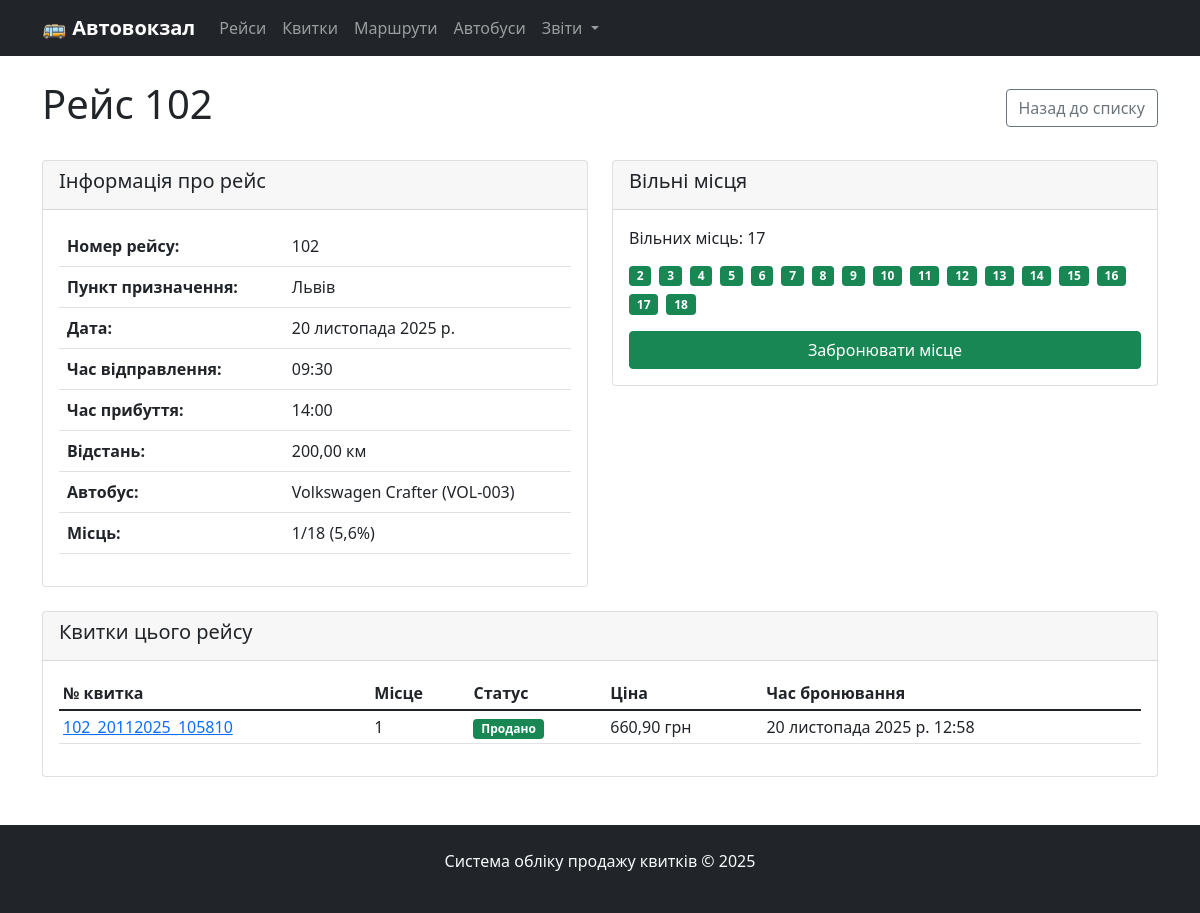
The app's page /trips/1/ with its own data.
### bus_station/models.py (models this page shows, shortened)
class Trip(models.Model):
    route = models.ForeignKey(Route, on_delete=models.CASCADE, verbose_name="Маршрут")
    bus = models.ForeignKey(Bus, on_delete=models.CASCADE, verbose_name="Автобус")
    date = models.DateField(verbose_name="Дата виїзду")
    def get_sold_tickets_count(self):
        return self.ticket_set.filter(status='sold').count()
    class Meta:
        verbose_name = "Рейс"
        verbose_name_plural = "Рейси"
        unique_together = ['route', 'date']

class Route(models.Model):
    DAYS_OF_WEEK = [
        (1, 'Понеділок'),
        (2, 'Вівторок'),
        (3, 'Середа'),
        (4, 'Четвер'),
        (5, 'П\'ятниця'),
        (6, 'Субота'),
        (7, 'Неділя'),
    ]
    number = models.CharField(max_length=20, verbose_name="Номер рейсу")
    tariff = models.DecimalField(max_digits=10, decimal_places=2, verbose_name="Тариф рейсу")
    days_of_week = models.CharField(max_length=50, verbose_name="Дні тижня виїзду")
    destination = models.ForeignKey(
        Destination,
        on_delete=models.CASCADE,
        verbose_name="Пункт прибуття"
    )
    distance = models.DecimalField(max_digits=8, decimal_places=2, verbose_name="Відстань (км)")
    departure_time = models.TimeField(verbose_name="Час відправлення")
    arrival_time = models.TimeField(verbose_name="Час прибуття")
    bus_model = models.ForeignKey(
        BusModel,
        on_delete=models.CASCADE,
        verbose_name="Марка автобуса"
    )
    class Meta:
        verbose_name = "Маршрут"
        verbose_name_plural = "Маршрути"

class Destination(models.Model):
    name = models.CharField(max_length=100, verbose_name="Назва пункту прибуття")
    class Meta:
        verbose_name = "Пункт прибуття"
        verbose_name_plural = "Пункти прибуття"

class Bus(models.Model):
    bus_model = models.ForeignKey(
        BusModel,
        on_delete=models.CASCADE,
        verbose_name="Марка автобуса"
    )
    number = models.CharField(max_length=20, verbose_name="Номер автобуса")
    class Meta:
        verbose_name = "Автобус"
        verbose_name_plural = "Автобуси"

class BusModel(models.Model):
    name = models.CharField(max_length=50, verbose_name="Марка автобуса")
    fuel_consumption = models.DecimalField(
        max_digits=5,
        decimal_places=2,
        verbose_name="Витрати пального на 100 км"
    )
    seats_count = models.PositiveIntegerField(verbose_name="Кількість місць")
    class Meta:
        verbose_name = "Марка автобуса"
        verbose_name_plural = "Марки автобусів"

class Ticket(models.Model):
    STATUS_CHOICES = [
        ('booked', 'Заброньовано'),
        ('sold', 'Продано'),
        ('cancelled', 'Скасовано'),
    ]
    trip = models.ForeignKey(Trip, on_delete=models.CASCADE, verbose_name="Рейс")
    ticket_number = models.CharField(max_length=20, unique=True, verbose_name="№ квитка")
    seat_number = models.PositiveIntegerField(verbose_name="№ місця")
    status = models.CharField(
        max_length=10,
        choices=STATUS_CHOICES,
        default='booked',
        verbose_name="Статус"
    )
    booking_time = models.DateTimeField(auto_now_add=True, verbose_name="Дата та час бронювання")
    sold_time = models.DateTimeField(null=True, blank=True, verbose_name="Дата та час продажу")
    price = models.DecimalField(
        max_digits=10,
        decimal_places=2,
        verbose_name="Сума, сплачена за квиток"
    )
    class Meta:
        verbose_name = "Квиток"
        verbose_name_plural = "Квитки"

### bus_station/views.py (the view)
# urls.py: path('trips/<int:pk>/', views.TripDetailView.as_view(), name='trip_detail'),
class TripDetailView(DetailView):
    model = Trip
    template_name = 'bus_station/trips/trip_detail.html'
    context_object_name = 'trip'
    def get_queryset(self):
        return Trip.objects.select_related(
            'route__destination',
            'bus__bus_model'
        )
    def get_context_data(self, **kwargs):
        context = super().get_context_data(**kwargs)
        trip = self.object
        context['available_seats'] = get_available_seats(trip)
        context['occupancy_percentage'] = get_trip_occupancy_percentage(trip)
        context['sold_tickets_count'] = trip.get_sold_tickets_count()
        context['total_seats'] = trip.bus.bus_model.seats_count
        context['tickets'] = trip.ticket_set.select_related().all()
        return context

### bus_station/context_processors.py (called while the page is built)
def station_stats(request):
    today = timezone.now().date()
    return {
        'today_trips_count': Trip.objects.filter(date=today).count(),
        'today_tickets_count': Ticket.objects.filter(trip__date=today, status='sold').count(),
    }

### bus_station/utils.py (called while the page is built)
def get_available_seats(trip):
    total_seats = trip.bus.bus_model.seats_count
    occupied_seats = Ticket.objects.filter(
        trip=trip
    ).exclude(
        status='cancelled'
    ).values_list('seat_number', flat=True)
    all_seats = list(range(1, total_seats + 1))
    available_seats = [seat for seat in all_seats if seat not in occupied_seats]
    return available_seats

def get_trip_occupancy_percentage(trip):
    sold_count = trip.get_sold_tickets_count()
    total_seats = trip.bus.bus_model.seats_count
    if total_seats == 0:
        return 0
    return (sold_count / total_seats) * 100

### bus_station/templates/bus_station/trips/trip_detail.html (shortened to what this page needs)
{% extends 'bus_station/base.html' %}
{% block content %}
<div class="d-flex justify-content-between align-items-center mb-4">
    <h1>Рейс {{ trip.route.number }}</h1>
    <a href="{% url 'trip_list' %}" class="btn btn-outline-secondary">Назад до списку</a>
</div>
<div class="row">
    <div class="col-md-6">
        <div class="card">
            <div class="card-header">
                <h5>Інформація про рейс</h5>
            </div>
            <div class="card-body">
                <table class="table">
                    <tr>
                        <th>Номер рейсу:</th>
                        <td>{{ trip.route.number }}</td>
                    </tr>
                    <tr>
                        <th>Пункт призначення:</th>
                        <td>{{ trip.route.destination.name }}</td>
                    </tr>
                    <tr>
                        <th>Дата:</th>
                        <td>{{ trip.date }}</td>
                    </tr>
                    <tr>
                        <th>Час відправлення:</th>
                        <td>{{ trip.route.departure_time }}</td>
                    </tr>
                    <tr>
                        <th>Час прибуття:</th>
                        <td>{{ trip.route.arrival_time }}</td>
                    </tr>
                    <tr>
                        <th>Відстань:</th>
                        <td>{{ trip.route.distance }} км</td>
                    </tr>
                    <tr>
                        <th>Автобус:</th>
                        <td>{{ trip.bus.bus_model.name }} ({{ trip.bus.number }})</td>
                    </tr>
                    <tr>
                        <th>Місць:</th>
                        <td>{{ sold_tickets_count }}/{{ total_seats }} ({{ occupancy_percentage|floatformat:1 }}%)</td>
                    </tr>
                </table>
            </div>
        </div>
    </div>
    <div class="col-md-6">
        <div class="card">
            <div class="card-header">
                <h5>Вільні місця</h5>
            </div>
            <div class="card-body">
                {% if available_seats %}
                    <p>Вільних місць: {{ available_seats|length }}</p>
                    <div class="d-flex flex-wrap gap-2">
                        {% for seat in available_seats %}
                            <span class="badge bg-success">{{ seat }}</span>
                        {% endfor %}
                    </div>
                    <div class="mt-3">
                        <a href="{% url 'ticket_create' %}?trip={{ trip.id }}" class="btn btn-success w-100">Забронювати місце</a>
                    </div>
                {% else %}
                    <div class="alert alert-warning">
                        Всі місця зайняті
                    </div>
                {% endif %}
            </div>
        </div>
    </div>
</div>
<div class="card mt-4">
    <div class="card-header">
        <h5>Квитки цього рейсу</h5>
    </div>
    <div class="card-body">
        <div class="table-responsive">
            <table class="table table-sm">
                <thead>
                    <tr>
                        <th>№ квитка</th>
                        <th>Місце</th>
                        <th>Статус</th>
                        <th>Ціна</th>
                        <th>Час бронювання</th>
                    </tr>
                </thead>
                <tbody>
                    {% for ticket in tickets %}
                    <tr>
                        <td>
                            <a href="{% url 'ticket_detail' ticket.pk %}">{{ ticket.ticket_number }}</a>
                        </td>
                        <td>{{ ticket.seat_number }}</td>
                        <td>
                            {% if ticket.status == 'booked' %}
                                <span class="badge bg-warning">Заброньовано</span>
                            {% elif ticket.status == 'sold' %}
                                <span class="badge bg-success">Продано</span>
                            {% else %}
                                <span class="badge bg-danger">Скасовано</span>
                            {% endif %}
                        </td>
                        <td>{{ ticket.price }} грн</td>
                        <td>{{ ticket.booking_time }}</td>
                    </tr>
                    {% empty %}
                    <tr>
                        <td colspan="5" class="text-center">Квитків не знайдено</td>
                    </tr>
                    {% endfor %}
                </tbody>
            </table>
        </div>
    </div>
</div>
{% endblock %}

### records on screen
Trip: route.number "102", route.destination.name "Львів", date "20 листопада 2025 р.", route.departure_time "09:30", route.arrival_time "14:00", route.distance "200,00", bus.bus_model.name "Volkswagen Crafter", bus.number "VOL-003"
Ticket: ticket_number "102_20112025_105810", seat_number "1", status "Продано", price "660,90", booking_time "20 листопада 2025 р. 12:58"

### other values on screen
{{ sold_tickets_count }} "1"
{{ total_seats }} "18"
{{ occupancy_percentage|floatformat:1 }} "5,6"
{{ available_seats|length }} "17"
{{ seat }} "2" "3" "4" "5" "6" "7" "8" "9" "10" "11" "12" "13" "14" "15" "16" "17" "18"
